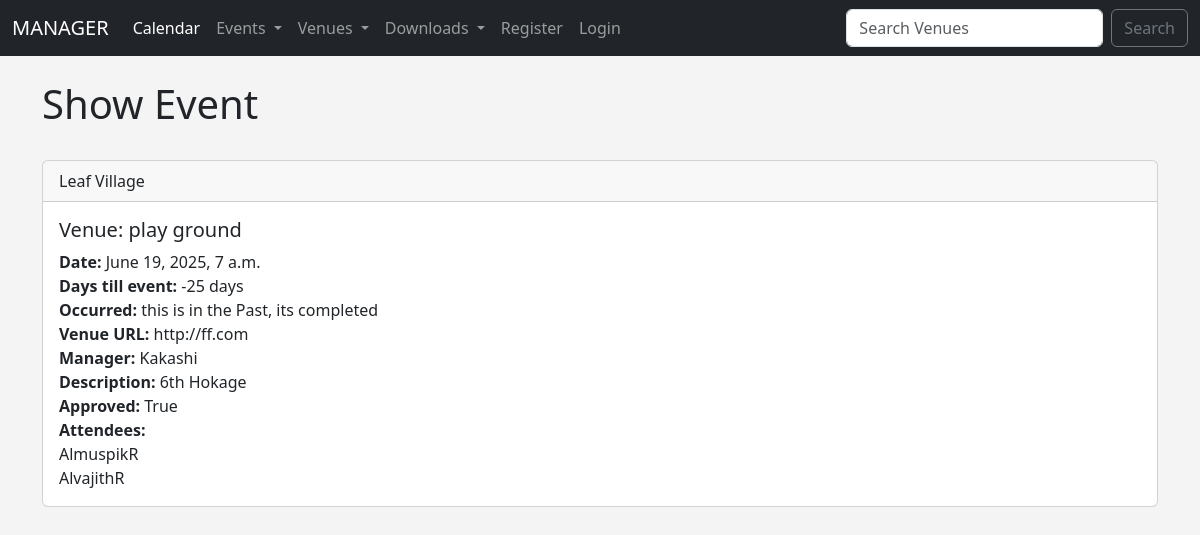
Page /show_events/6 on the committed database.
### events/models.py (models this page shows, shortened)
class Event(models.Model):
    name = models.CharField('Event Name', max_length=120)
    event_date = models.DateTimeField('event date')
    venue = models.ForeignKey(Venue, blank=True, null=True, on_delete=models.CASCADE)
    manager =models.ForeignKey(User, blank=True, null= True, on_delete=models.SET_NULL)
    description = models.TextField(blank=True)
    attendees = models.ManyToManyField(MyClubUser, blank=True)
    approved = models.BooleanField("Approved", default = False)
    @property
    def days_till(self):
        today = date.today()
        days_till = self.event_date.date() - today
        days_till_stripped = str(days_till).split(",", 1)[0]
        return days_till_stripped
    @property
    def is_past(self):
        today = date.today()
        if self.event_date.date() < today:
            thing = "this is in the Past, its completed"
        else:
            thing = "wait for the date of the event"
        return thing

class Venue(models.Model):
    name = models.CharField('venue name', max_length=120)
    address = models.CharField(max_length=300)
    zip_code =models.CharField('zip code',max_length=15)
    phone = models.CharField('phone',max_length=15, blank= True)
    web = models.URLField('web address', blank= True)
    email_address = models.EmailField('Email', blank= True)
    owner = models.IntegerField("Venue Owner", blank = False, default = 1)
    venue_image = models.ImageField(null = True, blank=True, upload_to = "images/")
    def __str__(self):
        return self.name

class MyClubUser(models.Model):
    firstname = models.CharField( max_length=30)
    lastname = models.CharField(max_length=30)
    email = models. EmailField( 'User Email' )
    def __str__(self):
        return self.firstname + '' +self.lastname

### events/views.py (the view)
# urls.py: path('show_events/<event_id>', views.show_event, name='show_event'),
def show_event(request, event_id):
    event = Event.objects.get(pk=event_id)
    return render(request, 'show_event.html', {'event': event})

### events/templates/show_event.html (shortened to what this page needs)
{% extends 'base.html' %}
{% block content %}
<h1>Show Event</h1>
<br>
{% if event.approved %}
<div class="card">
    <div class="card-header">
        {{ event.name }}
    </div>
    <div class="card-body">
        <h5 class="card-title">Venue: {{ event.venue }}</h5>
        <p class="card-text">
            <strong>Date:</strong> {{ event.event_date }}<br>
            <strong>Days till event:</strong> {{ event.days_till }}<br>
            <strong>Occurred:</strong> {{ event.is_past }}<br>
            <strong>Venue URL:</strong> {{ event.venue.web }}<br>
            <strong>Manager:</strong> {{ event.manager }}<br>
            <strong>Description:</strong> {{ event.description }}<br>
            <strong>Approved:</strong> {{ event.approved }}<br>
            <strong>Attendees:</strong><br>
            {% for user in event.attendees.all %}
                {{ user }}<br>
            {% endfor %}
        </p>
    </div>
</div>
{% endif %}
<br><br>
{% endblock %}

### events/templates/base.html (style rules this page uses)
body { background:#f4f4f4; }

### rows in the picture
Event: name "Leaf Village", venue "play ground", event_date "June 19, 2025, 7 a.m.", days_till "-25 days", is_past "this is in the Past, its completed", venue.web "http://ff.com", manager "Kakashi", description "6th Hokage", approved "True"
MyClubUser: firstname+lastname "AlmuspikR"
MyClubUser: firstname+lastname "AlvajithR"
